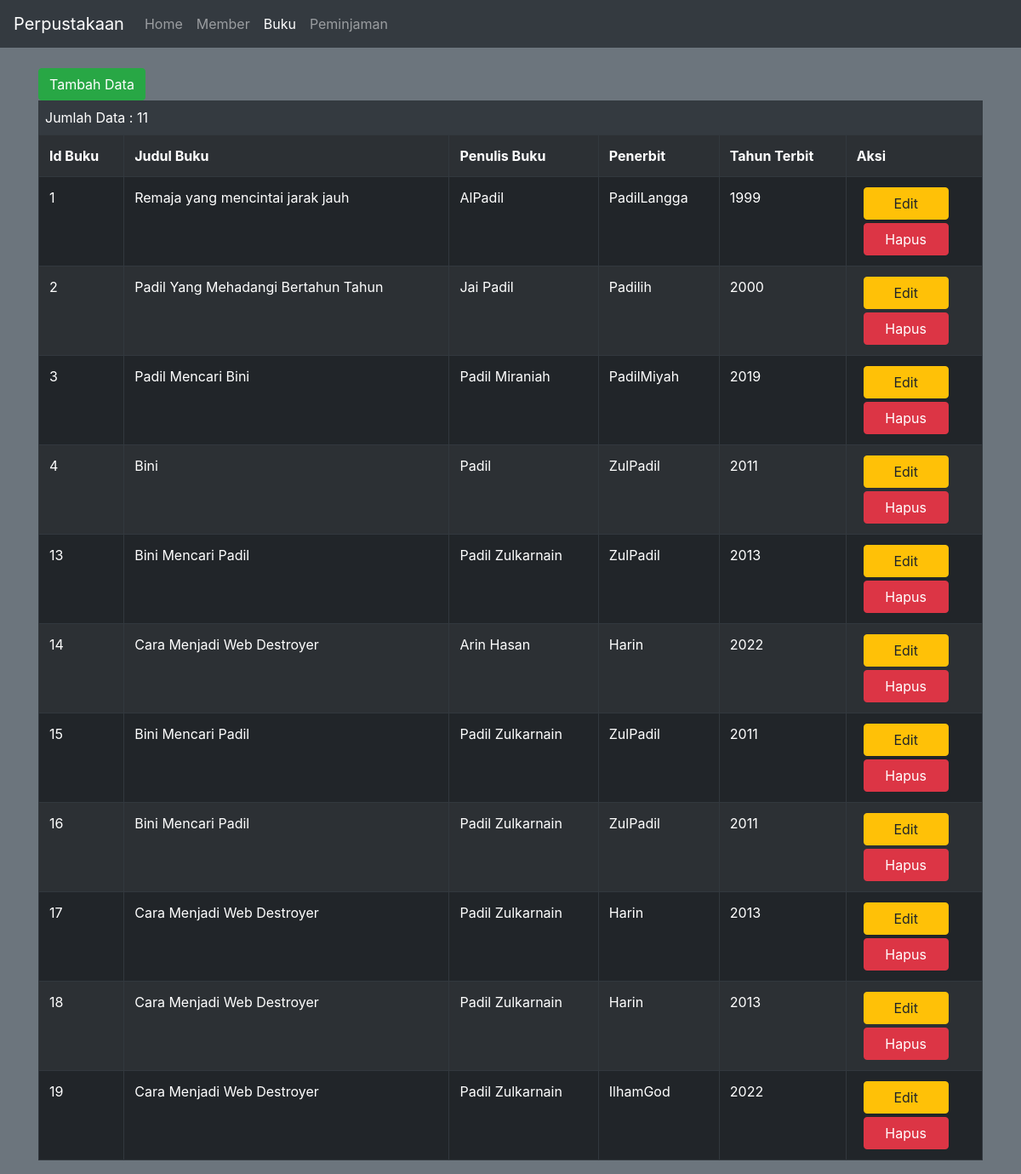
The page /Buku.php on the database its author committed.
### tables this page shows
CREATE TABLE `buku` (
  `id_buku` int(11) NOT NULL,
  `judul_buku` varchar(500) NOT NULL,
  `penulis` varchar(500) NOT NULL,
  `penerbit` varchar(250) NOT NULL,
  `tahun_terbit` int(11) NOT NULL
);

### Koneksi.php (called while the page is built)
<?php
    function koneksi(){
        try{
            $conn= new PDO(
                'mysql:host=localhost;dbname=perpustakaan',
                'root', '',
                array(PDO::ATTR_ERRMODE, PDO::ERRMODE_EXCEPTION, PDO::ATTR_PERSISTENT => true)
            );
        } catch (PDOException $error){
            print "Koneksi Gagal : ". $error->getMessage(). "<br>";
            die();
        }
        return $conn;
    }
?>

### Model.php (the view, shortened to what this page needs)
<?php
    require("./Koneksi.php");
    function viewData($table_name){
        $state = koneksi() -> prepare("SELECT * FROM $table_name");
        $state->execute();
        $result = $state->fetchAll();
        if (!empty($result)) {
            if ($table_name == "member") {
                foreach ($result as $row) {
                    echo "<tr>";
                    echo "<td>" . $row['id_member']. "</td>";
                    echo "<td>" . $row['nama_member'] . "</td>";
                    echo "<td>" . $row['nomor_member'] . "</td>";
                    echo "<td>" . $row['alamat'] . "</td>";
                    echo "<td>" . $row["tgl_mendaftar"] . "</td>";
                    echo "<td>" . $row["tgl_terakhir_bayar"] . "</td>";
                    echo "<td>";
                    echo "<a href='FormMember.php?id_member=" . $row['id_member'] . "' class='btn btn-warning ml-2 mb-1' style='width: 100px'>Edit</a><br>";
                    echo "<a href='Member.php?id_member=" . $row['id_member'] . "' onclick=\"return confirm('Yakin Hapus?'\"  class='btn btn-danger ml-2' style='width: 100px')>Hapus</a>";
                    echo "</td>";
                    echo "</tr>";
                }
                echo "<article class=\" bg-dark text-white p-2\">Jumlah Data : ".count($result)."</article>";
            }elseif ($table_name == "buku") {
                foreach ($result as $row) {
                    echo "<tr>";
                    echo "<td>" . $row['id_buku']. "</td>";
                    echo "<td>" . $row['judul_buku'] . "</td>";
                    echo "<td>" . $row['penulis'] . "</td>";
                    echo "<td>" . $row['penerbit'] . "</td>";
                    echo "<td>" . $row["tahun_terbit"] . "</td>";
                    echo "<td>";
                    echo "<a href='FormBuku.php?id_buku=" . $row['id_buku'] . "' class='btn btn-warning ml-2 mb-1' style='width: 100px'>Edit</a><br>";
                    echo "<a href='Buku.php?id_buku=" . $row['id_buku'] . "' onclick=\"return confirm('Yakin Hapus?')\" class='btn btn-danger ml-2' style='width: 100px'>Hapus</a>";
                    echo "</td>";
                    echo "</tr>";
                }
                echo "<article class=\" bg-dark text-white p-2\">Jumlah Data : ".count($result)."</article>";
            }
        }
    }
?>

### Styles.css (style rules this page uses)
th,tr,td { margin-left: 5px; }

### rows shown on the page
buku: id_buku "1", judul_buku "Remaja yang mencintai jarak jauh", penulis "AlPadil", penerbit "PadilLangga", tahun_terbit "1999"
buku: id_buku "2", judul_buku "Padil Yang Mehadangi Bertahun Tahun", penulis "Jai Padil", penerbit "Padilih", tahun_terbit "2000"
buku: id_buku "3", judul_buku "Padil Mencari Bini", penulis "Padil Miraniah", penerbit "PadilMiyah", tahun_terbit "2019"
buku: id_buku "4", judul_buku "Bini", penulis "Padil", penerbit "ZulPadil", tahun_terbit "2011"
buku: id_buku "13", judul_buku "Bini Mencari Padil", penulis "Padil Zulkarnain", penerbit "ZulPadil", tahun_terbit "2013"
buku: id_buku "14", judul_buku "Cara Menjadi Web Destroyer", penulis "Arin Hasan", penerbit "Harin", tahun_terbit "2022"
buku: id_buku "15", judul_buku "Bini Mencari Padil", penulis "Padil Zulkarnain", penerbit "ZulPadil", tahun_terbit "2011"
buku: id_buku "16", judul_buku "Bini Mencari Padil", penulis "Padil Zulkarnain", penerbit "ZulPadil", tahun_terbit "2011"
buku: id_buku "17", judul_buku "Cara Menjadi Web Destroyer", penulis "Padil Zulkarnain", penerbit "Harin", tahun_terbit "2013"
buku: id_buku "18", judul_buku "Cara Menjadi Web Destroyer", penulis "Padil Zulkarnain", penerbit "Harin", tahun_terbit "2013"
buku: id_buku "19", judul_buku "Cara Menjadi Web Destroyer", penulis "Padil Zulkarnain", penerbit "IlhamGod", tahun_terbit "2022"

### other values the page prints
count($result) "11"
